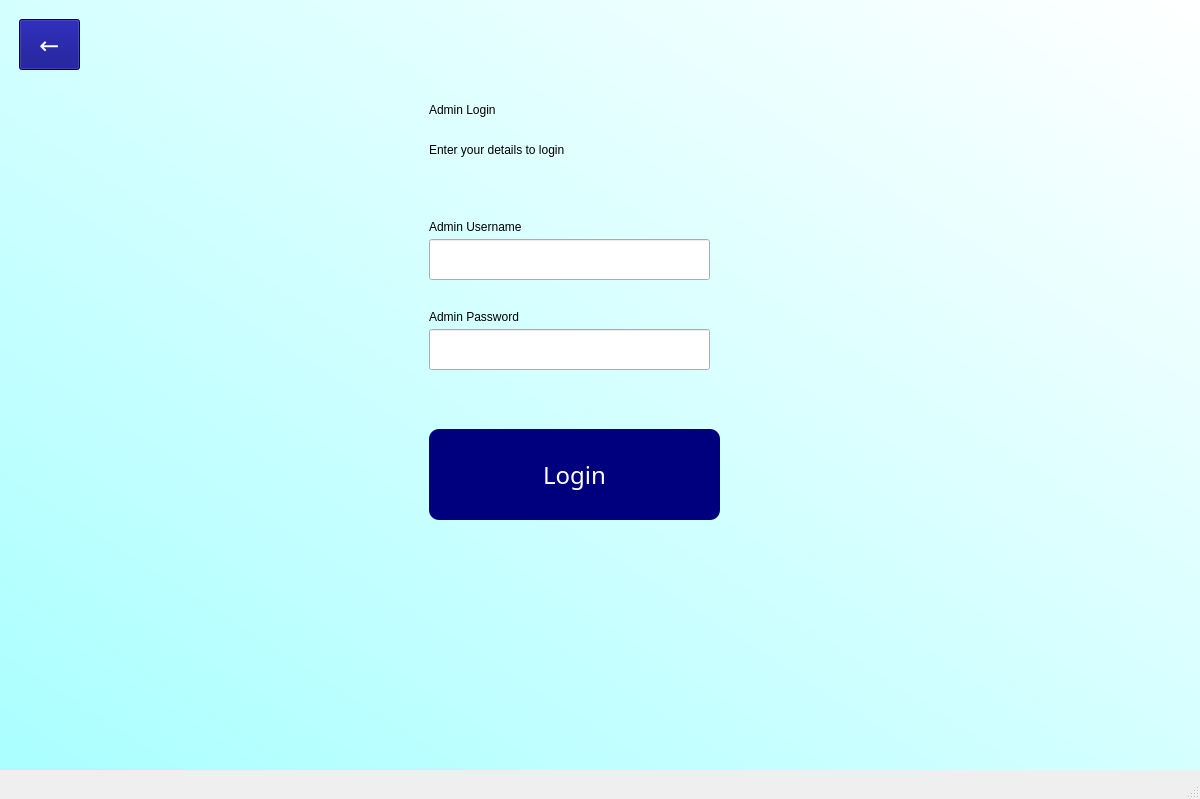
<?xml version="1.0" encoding="UTF-8"?>
<ui version="4.0">
 <class>MainWindow</class>
 <widget class="QMainWindow" name="MainWindow">
  <property name="geometry">
   <rect>
    <x>0</x>
    <y>0</y>
    <width>1200</width>
    <height>799</height>
   </rect>
  </property>
  <property name="windowTitle">
   <string>MainWindow</string>
  </property>
  <widget class="QWidget" name="centralwidget">
   <widget class="QWidget" name="bgWidget" native="true">
    <property name="geometry">
     <rect>
      <x>-1</x>
      <y>-1</y>
      <width>1201</width>
      <height>771</height>
     </rect>
    </property>
    <property name="styleSheet">
     <string notr="true">QWidget#bgWidget{
background-color: qlineargradient(spread:reflect, x1:0, y1:1, x2:1, y2:0.00568182, stop:0 rgba(170, 255, 255, 255), stop:1 rgba(255, 255, 255, 255))}</string>
    </property>
    <widget class="QPushButton" name="loginConfirm">
     <property name="geometry">
      <rect>
       <x>430</x>
       <y>430</y>
       <width>291</width>
       <height>91</height>
      </rect>
     </property>
     <property name="font">
      <font>
       <family>MS Reference Sans Serif</family>
       <pointsize>18</pointsize>
      </font>
     </property>
     <property name="cursor">
      <cursorShape>PointingHandCursor</cursorShape>
     </property>
     <property name="styleSheet">
      <string notr="true">QPushButton {
	color: rgb(255, 255, 255);
	background-color: rgb(0, 0, 127);
	border-radius: 10px;
}

QPushButton:hover {
	background-color: rgb(85, 170, 255);
}</string>
     </property>
     <property name="text">
      <string>Login</string>
     </property>
     <property name="shortcut">
      <string>Return</string>
     </property>
    </widget>
    <widget class="QLabel" name="loginText">
     <property name="geometry">
      <rect>
       <x>430</x>
       <y>60</y>
       <width>261</width>
       <height>101</height>
      </rect>
     </property>
     <property name="styleSheet">
      <string notr="true">font: 24pt &quot;MS Reference Sans Serif&quot;;
</string>
     </property>
     <property name="text">
      <string>Admin Login</string>
     </property>
    </widget>
    <widget class="QLabel" name="loginSubtext">
     <property name="geometry">
      <rect>
       <x>430</x>
       <y>130</y>
       <width>291</width>
       <height>41</height>
      </rect>
     </property>
     <property name="styleSheet">
      <string notr="true">font: 10pt &quot;MS Reference Sans Serif&quot;;</string>
     </property>
     <property name="text">
      <string>Enter your details to login</string>
     </property>
    </widget>
    <widget class="QLineEdit" name="usernameField">
     <property name="geometry">
      <rect>
       <x>430</x>
       <y>240</y>
       <width>281</width>
       <height>41</height>
      </rect>
     </property>
     <property name="styleSheet">
      <string notr="true">font: 12pt &quot;MS Shell Dlg 2&quot;;</string>
     </property>
    </widget>
    <widget class="QLabel" name="usernameSubtext">
     <property name="geometry">
      <rect>
       <x>430</x>
       <y>220</y>
       <width>121</width>
       <height>16</height>
      </rect>
     </property>
     <property name="text">
      <string>Admin Username</string>
     </property>
    </widget>
    <widget class="QLineEdit" name="passwordField">
     <property name="geometry">
      <rect>
       <x>430</x>
       <y>330</y>
       <width>281</width>
       <height>41</height>
      </rect>
     </property>
     <property name="font">
      <font>
       <pointsize>12</pointsize>
      </font>
     </property>
     <property name="cursor">
      <cursorShape>IBeamCursor</cursorShape>
     </property>
     <property name="echoMode">
      <enum>QLineEdit::Password</enum>
     </property>
    </widget>
    <widget class="QLabel" name="passwordSubtext">
     <property name="geometry">
      <rect>
       <x>430</x>
       <y>310</y>
       <width>101</width>
       <height>16</height>
      </rect>
     </property>
     <property name="text">
      <string>Admin Password</string>
     </property>
    </widget>
    <widget class="QPushButton" name="backButton">
     <property name="geometry">
      <rect>
       <x>20</x>
       <y>20</y>
       <width>61</width>
       <height>51</height>
      </rect>
     </property>
     <property name="font">
      <font>
       <family>MS Reference Sans Serif</family>
       <pointsize>18</pointsize>
      </font>
     </property>
     <property name="cursor">
      <cursorShape>PointingHandCursor</cursorShape>
     </property>
     <property name="styleSheet">
      <string notr="true">QPushButton {
	color: rgb(255, 255, 255);
	background-color: rgb(0, 0, 127);
}

QPushButton:hover {
	background-color: rgb(85, 170, 255);
}</string>
     </property>
     <property name="text">
      <string>←</string>
     </property>
    </widget>
    <widget class="QLabel" name="errorLabel">
     <property name="geometry">
      <rect>
       <x>430</x>
       <y>385</y>
       <width>291</width>
       <height>31</height>
      </rect>
     </property>
     <property name="styleSheet">
      <string notr="true">font: 7pt &quot;MS Reference Sans Serif&quot;;
color: rgb(255, 0, 0);</string>
     </property>
     <property name="text">
      <string/>
     </property>
    </widget>
   </widget>
  </widget>
  <widget class="QMenuBar" name="menubar">
   <property name="geometry">
    <rect>
     <x>0</x>
     <y>0</y>
     <width>1200</width>
     <height>26</height>
    </rect>
   </property>
  </widget>
  <widget class="QStatusBar" name="statusbar"/>
 </widget>
 <resources/>
 <connections/>
</ui>
